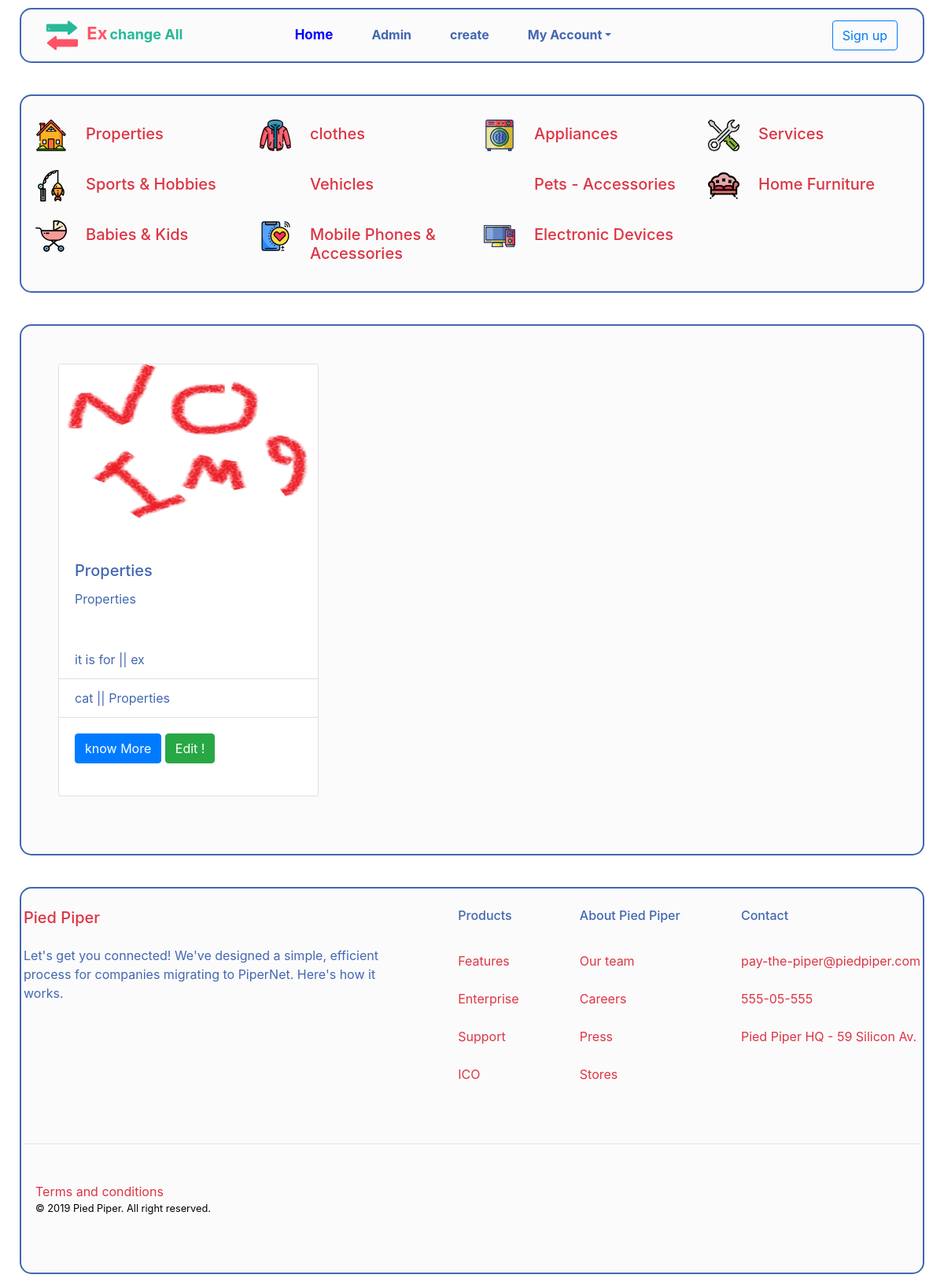
Page /search/main/properties/111 on the earlier database version.
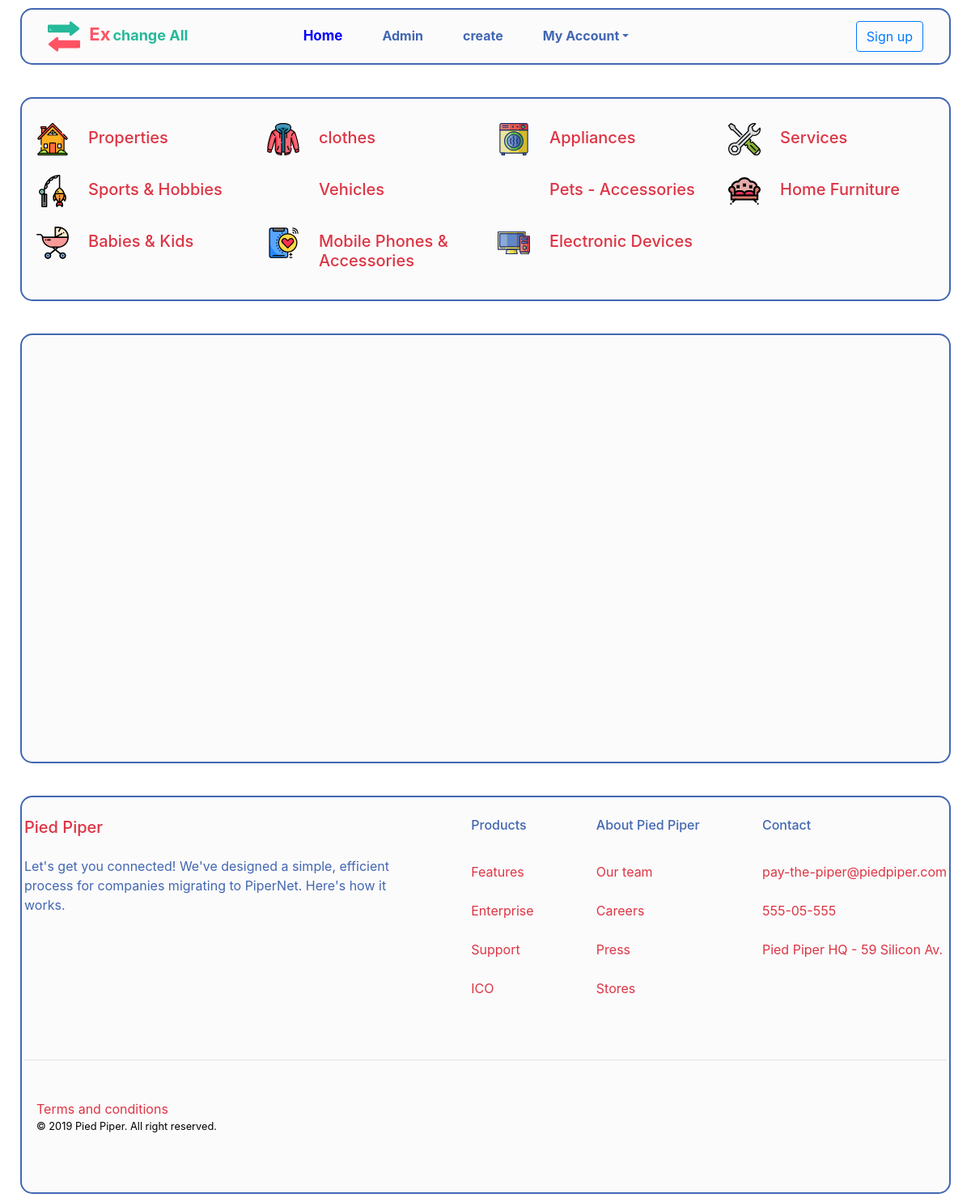
Same page on the later database version.
### ads/models.py (models this page shows, shortened)
class ads(models.Model):
    options =(
    ("ex", "ex"),
    ("Sale", "Sale"),
    ("free", "free"),
)
    user = models.ForeignKey(User, blank=True , null=True, on_delete=models.CASCADE)
    title =models.CharField(max_length=80)
    description = models.TextField(max_length=500,default='')
    main=models.ForeignKey ( 'catugry',related_name='ad_main',
                            limit_choices_to={'main__isnull':True ,
                             'sub__isnull':True ,
                             'end__isnull':True }
                               , on_delete=models.CASCADE,blank=True,null=True, verbose_name='Main Category')
    sub=models.ForeignKey ( 'catugry' ,related_name='ad_sub',
                            limit_choices_to={'sub__isnull':True ,
                                'main__isnull':False ,
                                 'end__isnull':True }
                                ,on_delete=models.CASCADE,blank=True,null=True, verbose_name='Under Surface Category')
    end=models.ForeignKey ( 'catugry' , related_name='ad_end',
                                limit_choices_to={'sub__isnull':False ,
                                                  'main__isnull':False ,
                                                  'end__isnull':True }
                                ,on_delete=models.CASCADE,blank=True,null=True, verbose_name='Deep Category')
    last=models.ForeignKey ( 'catugry' , related_name='ad_last',
                                limit_choices_to={'sub__isnull':False ,
                                                  'main__isnull':False ,
                                                  'end__isnull':False}
                                ,on_delete=models.CASCADE,blank=True,null=True, verbose_name='Last Category')
    create_date = models.DateTimeField(default=timezone.now)
    active = models.BooleanField(default=True)
    view =models.IntegerField(default=0)
    ad_option = models.CharField(max_length=4, choices=options , default='ex')
    img=models.ImageField(upload_to='post_img2/' , default="img/defu.png")
    name_of_who=models.CharField(max_length=15 , null=True,blank=True)
    adress=models.CharField(max_length=80 , null=True,blank=True)
    mobile =models.PositiveSmallIntegerField( default=1114796307 , null=True,blank=True,)
    email=models.EmailField(default="ahmed_mag22@yahoo.com" , null=True,blank=True)
    class Meta:
        ordering = ['-create_date']

class catugry(models.Model):
    name=models.CharField ( max_length=40 , default='')
    main=models.ForeignKey ( 'self', related_name='re_main' ,
                            limit_choices_to={'main__isnull':True ,
                             'sub__isnull':True ,
                             'end__isnull':True }
                               , on_delete=models.CASCADE,blank=True,null=True)
    sub=models.ForeignKey ( 'self' , related_name='re_sub',
                            limit_choices_to={'sub__isnull':True ,
                                'main__isnull':False ,
                                 'end__isnull':True }
                                ,on_delete=models.CASCADE,blank=True,null=True)
    end=models.ForeignKey ( 'self' , related_name='re_end',
                                limit_choices_to={'sub__isnull':False ,
                                                  'main__isnull':False,
                                                  'end__isnull':True }
                                ,on_delete=models.CASCADE,blank=True,null=True)
    class Meta:
        verbose_name = "catugry"
        verbose_name_plural = "catugry"
    def __str__(self):
        return str(self.name)

### search/views.py (the view)
# urls.py: url(r'^main/properties/(?P<main_id_>\d+)$', views.by_main_properties , name='by_main_properties'),
def by_main_properties(request , main_id_):
    main_id_=main_id_
    main_catugry_q=ads.objects.filter(main_id=main_id_).order_by('-create_date')
    context = {
        'main_catugry_q' : main_catugry_q ,
    }
    return render(request, 'by_main_properties.html',context)

### search/templates/by_main_properties.html
{% extends 'base_ads.html' %}
{% block main_search %}
{% load static %}
<section id="con" class="py-3 my-product-detils">
    <div class="container">
        <div class="row">
            {% for ad in main_catugry_q %}
            <div class="col-lg-4 col-md-4 col-sm-6 col-xs-12 my-card-respon ">
                <div class="card my-card">
                    <img src="{{ad.img.url}}" class="card-img-top my-card-img" alt="...">
                    <div class="card-body">
                        <h5 class="card-title">{{ad.title}}</h5>
                        <p class="card-text">{{ad.description}}</p>
                    </div>
                    <ul class="list-group list-group-flush">
                        <li class="list-group-item">it is for || {{ ad.ad_option }}</li>
                        <li class="list-group-item">cat || {{ ad.main }}</li>
                    </ul>
                    <div class="card-body">
                        <a class="btn btn-primary" href="{% url 'ads:ads_detail' ad.id  %}#con"  role="button">know More</a>
                        <a class="btn btn-success" href="{% url 'ads:edit_ads' ad.id %}" role="button">Edit !</a>
                    </div>
                </div>
            </div>
            {% endfor %}
        </div>
    </div>
</section>
{% endblock main_search %}

Differences in the rows shown:
removed ads: img (picture), title "Properties", description "Properties", ad_option "ex", main "Properties"
